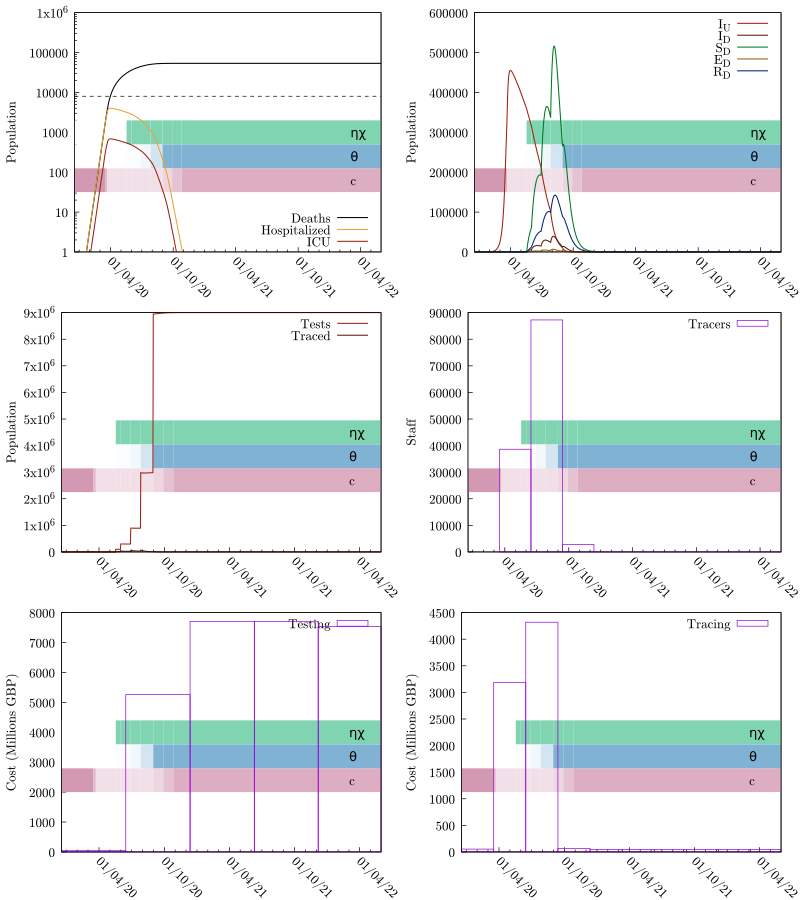

This chart was generated by the following gnuplot code:
set terminal pdfcairo color enhanced dashed font "cmr10,14" size 8,9
seed="ptti-scenario-2a"
set output sprintf("%s.pdf", seed)
set multiplot layout 3,2
odefile=sprintf("%s-out-0.tsv", seed)
ttfile=sprintf("%s-out-0-testtrace.tsv", seed)
trfile=sprintf("%s-out-0-trcosts.tsv", seed)
tefile=sprintf("%s-out-0-tecosts.tsv", seed)
etimesfile=sprintf("%s-events.gp", seed)

set tics nomirror
set ylabel 'Population'

set yrange [0:]

set style fill transparent solid 0.25 noborder

# Colors
color_SU = '#00aa55'
color_SD = '#007722'

color_EU = '#eba134'
color_ED = '#945e0f'

color_IU = '#9c210e'
color_ID = '#5e160b'

color_RU = '#0055aa'
color_RD = '#002277'

# These are from the economic model inputs
Hospitalized_Pct_Deaths=0.44
ICU_Fatality=0.59
ICU_Pct=0.17
IFR=0.008
Non_ICU_Fatality=0.36

HF = IFR*Hospitalized_Pct_Deaths/(ICU_Pct*ICU_Fatality+(1-ICU_Pct)*Non_ICU_Fatality)
ICUF = HF*ICU_Pct

set key bottom right
set xdata time
set timefmt "%Y-%m-%d %H:%M:%S"
set format x "%d/%m/%y"

load etimesfile

set xtics rotate by -45 3600*24*30*6

set yrange [1:1e6]
set log y

set arrow from graph 0, first 8000 to graph 1, first 8000 nohead lc 0 dt '--'
plot odefile u 1:(($9+$10)*IFR) w l lw 1.5 lc 0 ti "Deaths", "" u 1:(($7+$8)*HF) w l lw 1.5 lc rgb color_EU ti "Hospitalized", "" u 1:(($7+$8)*ICUF) w l lw 1.5 lc rgb color_IU ti "ICU"

unset log y
unset arrow

set autoscale y
set yrange [0:]
set key top right

# set y2tics 0.5
# set y2range [0:4]

plot odefile u 1:7 w l lw 1.5 lc rgb color_IU ti "I_U", odefile u 1:8 w l lw 1.5 lc rgb color_ID ti "I_D", \
     odefile u 1:4 w l lw 1.5 lc rgb color_SD ti "S_D", odefile u 1:6 w l lw 1.5 lc rgb color_ED ti "E_D", \
     odefile u 1:10 w l lw 1.5 lc rgb color_RD ti "R_D"#, odefile u 1:13 w l axis x1y2 lc 0 ti "R"


plot ttfile u 1:3 w l lw 1.5 lc rgb color_IU ti "Tests", ttfile u 1:4 w l lw 1.5 lc rgb color_ID ti "Traced"

unset log y
unset yrange
set autoscale y
set style fill empty

set ylabel "Staff"
plot trfile u 1:5 w boxes ti "Tracers"

set ylabel "Cost (Millions GBP)"
plot tefile u 1:($5/1000000) w boxes ti "Testing"
plot trfile u 1:($6/1000000) w boxes ti "Tracing"

unset multiplot
set output
